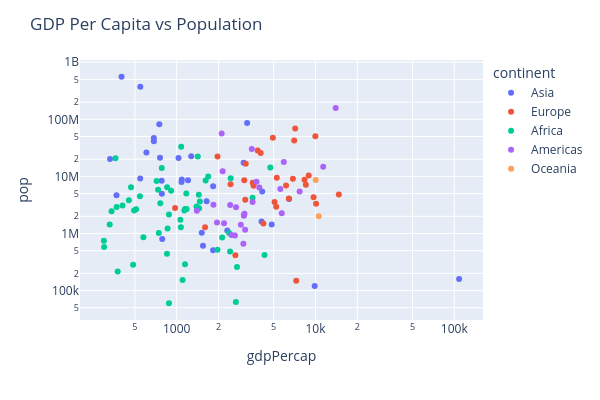

The cell this chart's notebook holds for it:
### Code cell
import plotly.express as px

# Create object plotly.express
fig = px.scatter(
    data1952,
    x = 'gdpPercap',
    y = 'pop',
    color = 'continent',
    size_max = 50,
    log_x = True,
    log_y = True
)

fig.update_layout(
    width = 600,
    title = 'GDP Per Capita vs Population',
    height = 400
)
fig.show()

### Figure 1 — Plotly figure (JSON) as saved in the notebook; plotly's stock layout.template omitted (floating-point values rounded to 4 significant figures)
{"data": [{"hovertemplate": "continent=Asia<br>gdpPercap=%{x}<br>pop=%{y}<extra></extra>", "legendgroup": "Asia", "marker": {"color": "#636efa", "symbol": "circle"}, "mode": "markers", "name": "Asia", "orientation": "v", "showlegend": true, "type": "scatter", "x": [779.4, 9867.0, 684.2, 368.5, 400.4, 3054.0, 546.6, 749.7, 3035.0, 4130.0, 4087.0, 3217.0, 1547.0, 1088.0, 1031.0, 108400.0, 4835.0, 1831.0, 786.6, 331.0, 545.9, 1828.0, 684.6, 1273.0, 6460.0, 2315.0, 1084.0, 1643.0, 1207.0, 757.8, 605.1, 1516.0, 781.7], "xaxis": "x", "y": [8425333, 120447, 46886859, 4693836, 556263527, 2125900, 372000000, 82052000, 17272000, 5441766, 1620914, 86459025, 607914, 8865488, 20947571, 160000, 1439529, 6748378, 800663, 20092996, 9182536, 507833, 41346560, 22438691, 4005677, 1127000, 7982342, 3661549, 8550362, 21289402, 26246839, 1030585, 4963829], "yaxis": "y"}, {"hovertemplate": "continent=Europe<br>gdpPercap=%{x}<br>pop=%{y}<extra></extra>", "legendgroup": "Europe", "marker": {"color": "#EF553B", "symbol": "circle"}, "mode": "markers", "name": "Europe", "orientation": "v", "showlegend": true, "type": "scatter", "x": [1601.0, 6137.0, 8343.0, 973.5, 2444.0, 3119.0, 6876.0, 9692.0, 6425.0, 7030.0, 7144.0, 3531.0, 5264.0, 7268.0, 5210.0, 4931.0, 2648.0, 8942.0, 10100.0, 4029.0, 3068.0, 3145.0, 3581.0, 5075.0, 4215.0, 3834.0, 8528.0, 14730.0, 1969.0, 9980.0], "xaxis": "x", "y": [1282697, 6927772, 8730405, 2791000, 7274900, 3882229, 9125183, 4334000, 4090500, 42459667, 69145952, 7733250, 9504000, 147962, 2952156, 47666000, 413834, 10381988, 3327728, 25730551, 8526050, 16630000, 6860147, 3558137, 1489518, 28549870, 7124673, 4815000, 22235677, 50430000], "yaxis": "y"}, {"hovertemplate": "continent=Africa<br>gdpPercap=%{x}<br>pop=%{y}<extra></extra>", "legendgroup": "Africa", "marker": {"color": "#00cc96", "symbol": "circle"}, "mode": "markers", "name": "Africa", "orientation": "v", "showlegend": true, "type": "scatter", "x": [2449.0, 3521.0, 1063.0, 851.2, 543.3, 339.3, 1173.0, 1071.0, 1179.0, 1103.0, 780.5, 2126.0, 1389.0, 2670.0, 1419.0, 375.6, 328.9, 362.1, 4293.0, 485.2, 911.3, 510.2, 299.9, 853.5, 298.8, 575.6, 2388.0, 1443.0, 369.2, 452.3, 743.1, 1968.0, 1688.0, 468.5, 2424.0, 761.9, 1077.0, 2719.0, 493.3, 879.6, 1450.0, 879.8, 1136.0, 4725.0, 1616.0, 1148.0, 716.7, 859.8, 1468.0, 734.8, 1147.0, 406.9], "xaxis": "x", "y": [9279525, 4232095, 1738315, 442308, 4469979, 2445618, 5009067, 1291695, 2682462, 153936, 14100005, 854885, 2977019, 63149, 22223309, 216964, 1438760, 20860941, 420702, 284320, 5581001, 2664249, 580653, 6464046, 748747, 863308, 1019729, 4762912, 2917802, 3838168, 1022556, 516556, 9939217, 6446316, 485831, 3379468, 33119096, 257700, 2534927, 60011, 2755589, 2143249, 2526994, 14264935, 8504667, 290243, 8322925, 1219113, 3647735, 5824797, 2672000, 3080907], "yaxis": "y"}, {"hovertemplate": "continent=Americas<br>gdpPercap=%{x}<br>pop=%{y}<extra></extra>", "legendgroup": "Americas", "marker": {"color": "#ab63fa", "symbol": "circle"}, "mode": "markers", "name": "Americas", "orientation": "v", "showlegend": true, "type": "scatter", "x": [5911.0, 2677.0, 2109.0, 11370.0, 3940.0, 2144.0, 2627.0, 5587.0, 1398.0, 3522.0, 3048.0, 2428.0, 1840.0, 2195.0, 2899.0, 3478.0, 3112.0, 2480.0, 1952.0, 3759.0, 3082.0, 3023.0, 13990.0, 5717.0, 7690.0], "xaxis": "x", "y": [17876956, 2883315, 56602560, 14785584, 6377619, 12350771, 926317, 6007797, 2491346, 3548753, 2042865, 3146381, 3201488, 1517453, 1426095, 30144317, 1165790, 940080, 1555876, 8025700, 2227000, 662850, 157553000, 2252965, 5439568], "yaxis": "y"}, {"hovertemplate": "continent=Oceania<br>gdpPercap=%{x}<br>pop=%{y}<extra></extra>", "legendgroup": "Oceania", "marker": {"color": "#FFA15A", "symbol": "circle"}, "mode": "markers", "name": "Oceania", "orientation": "v", "showlegend": true, "type": "scatter", "x": [10040.0, 10560.0], "xaxis": "x", "y": [8691212, 1994794], "yaxis": "y"}], "layout": {"height": 400, "legend": {"title": {"text": "continent"}, "tracegroupgap": 0}, "margin": {"t": 60}, "title": {"text": "GDP Per Capita vs Population"}, "width": 600, "xaxis": {"anchor": "y", "domain": [0, 1], "title": {"text": "gdpPercap"}, "type": "log"}, "yaxis": {"anchor": "x", "domain": [0, 1], "title": {"text": "pop"}, "type": "log"}}}
